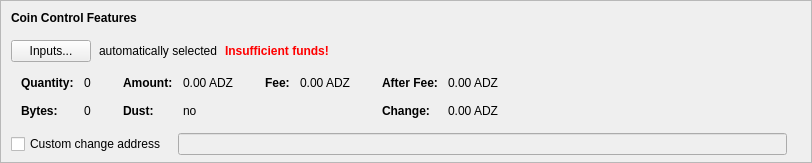
    <widget class="QFrame" name="frameCoinControl">
     <property name="sizePolicy">
      <sizepolicy hsizetype="Expanding" vsizetype="Expanding">
       <horstretch>0</horstretch>
       <verstretch>0</verstretch>
      </sizepolicy>
     </property>
     <property name="maximumSize">
      <size>
       <width>16777215</width>
       <height>16777215</height>
      </size>
     </property>
     <property name="frameShape">
      <enum>QFrame::StyledPanel</enum>
     </property>
     <property name="frameShadow">
      <enum>QFrame::Sunken</enum>
     </property>
     <layout class="QVBoxLayout" name="verticalLayoutCoinControl2">
      <property name="spacing">
       <number>0</number>
      </property>
      <property name="leftMargin">
       <number>0</number>
      </property>
      <property name="topMargin">
       <number>0</number>
      </property>
      <property name="rightMargin">
       <number>0</number>
      </property>
      <property name="bottomMargin">
       <number>6</number>
      </property>
      <item>
       <layout class="QVBoxLayout" name="verticalLayoutCoinControl" stretch="0,0,0,0,1">
        <property name="spacing">
         <number>0</number>
        </property>
        <property name="leftMargin">
         <number>10</number>
        </property>
        <property name="topMargin">
         <number>10</number>
        </property>
        <item>
         <layout class="QHBoxLayout" name="horizontalLayoutCoinControl1">
          <property name="bottomMargin">
           <number>15</number>
          </property>
          <item>
           <widget class="QLabel" name="labelCoinControlFeatures">
            <property name="sizePolicy">
             <sizepolicy hsizetype="Preferred" vsizetype="Maximum">
              <horstretch>0</horstretch>
              <verstretch>0</verstretch>
             </sizepolicy>
            </property>
            <property name="font">
             <font>
              <weight>75</weight>
              <bold>true</bold>
             </font>
            </property>
            <property name="styleSheet">
             <string notr="true">font-weight:bold;</string>
            </property>
            <property name="text">
             <string>Coin Control Features</string>
            </property>
           </widget>
          </item>
         </layout>
        </item>
        <item>
         <layout class="QHBoxLayout" name="horizontalLayoutCoinControl2" stretch="0,0,0,0">
          <property name="spacing">
           <number>8</number>
          </property>
          <property name="bottomMargin">
           <number>10</number>
          </property>
          <item>
           <widget class="QPushButton" name="pushButtonCoinControl">
            <property name="styleSheet">
             <string notr="true"/>
            </property>
            <property name="text">
             <string>Inputs...</string>
            </property>
            <property name="autoDefault">
             <bool>false</bool>
            </property>
           </widget>
          </item>
          <item>
           <widget class="QLabel" name="labelCoinControlAutomaticallySelected">
            <property name="text">
             <string>automatically selected</string>
            </property>
            <property name="margin">
             <number>5</number>
            </property>
           </widget>
          </item>
          <item>
           <widget class="QLabel" name="labelCoinControlInsuffFunds">
            <property name="font">
             <font>
              <weight>75</weight>
              <bold>true</bold>
             </font>
            </property>
            <property name="styleSheet">
             <string notr="true">color:red;font-weight:bold;</string>
            </property>
            <property name="text">
             <string>Insufficient funds!</string>
            </property>
            <property name="margin">
             <number>5</number>
            </property>
           </widget>
          </item>
          <item>
           <spacer name="horizontalSpacerCoinControl">
            <property name="orientation">
             <enum>Qt::Horizontal</enum>
            </property>
            <property name="sizeHint" stdset="0">
             <size>
              <width>40</width>
              <height>1</height>
             </size>
            </property>
           </spacer>
          </item>
         </layout>
        </item>
        <item>
         <widget class="QWidget" name="widgetCoinControl" native="true">
          <property name="sizePolicy">
           <sizepolicy hsizetype="Preferred" vsizetype="Preferred">
            <horstretch>0</horstretch>
            <verstretch>0</verstretch>
           </sizepolicy>
          </property>
          <property name="minimumSize">
           <size>
            <width>0</width>
            <height>0</height>
           </size>
          </property>
          <property name="styleSheet">
           <string notr="true"/>
          </property>
          <layout class="QHBoxLayout" name="horizontalLayoutCoinControl5">
           <property name="leftMargin">
            <number>0</number>
           </property>
           <property name="topMargin">
            <number>0</number>
           </property>
           <property name="rightMargin">
            <number>0</number>
           </property>
           <property name="bottomMargin">
            <number>0</number>
           </property>
           <item>
            <layout class="QHBoxLayout" name="horizontalLayoutCoinControl3" stretch="0,0,0,1">
             <property name="spacing">
              <number>20</number>
             </property>
             <property name="topMargin">
              <number>0</number>
             </property>
             <property name="bottomMargin">
              <number>10</number>
             </property>
             <item>
              <layout class="QFormLayout" name="formLayoutCoinControl1">
               <property name="horizontalSpacing">
                <number>10</number>
               </property>
               <property name="verticalSpacing">
                <number>14</number>
               </property>
               <property name="leftMargin">
                <number>10</number>
               </property>
               <property name="topMargin">
                <number>4</number>
               </property>
               <property name="rightMargin">
                <number>6</number>
               </property>
               <item row="0" column="0">
                <widget class="QLabel" name="labelCoinControlQuantityText">
                 <property name="font">
                  <font>
                   <weight>75</weight>
                   <bold>true</bold>
                  </font>
                 </property>
                 <property name="text">
                  <string>Quantity:</string>
                 </property>
                 <property name="margin">
                  <number>0</number>
                 </property>
                </widget>
               </item>
               <item row="0" column="1">
                <widget class="QLabel" name="labelCoinControlQuantity">
                 <property name="cursor">
                  <cursorShape>IBeamCursor</cursorShape>
                 </property>
                 <property name="contextMenuPolicy">
                  <enum>Qt::ActionsContextMenu</enum>
                 </property>
                 <property name="text">
                  <string notr="true">0</string>
                 </property>
                 <property name="margin">
                  <number>0</number>
                 </property>
                 <property name="textInteractionFlags">
                  <set>Qt::LinksAccessibleByMouse|Qt::TextSelectableByKeyboard|Qt::TextSelectableByMouse</set>
                 </property>
                </widget>
               </item>
               <item row="1" column="0">
                <widget class="QLabel" name="labelCoinControlBytesText">
                 <property name="font">
                  <font>
                   <weight>75</weight>
                   <bold>true</bold>
                  </font>
                 </property>
                 <property name="text">
                  <string>Bytes:</string>
                 </property>
                </widget>
               </item>
               <item row="1" column="1">
                <widget class="QLabel" name="labelCoinControlBytes">
                 <property name="cursor">
                  <cursorShape>IBeamCursor</cursorShape>
                 </property>
                 <property name="contextMenuPolicy">
                  <enum>Qt::ActionsContextMenu</enum>
                 </property>
                 <property name="text">
                  <string notr="true">0</string>
                 </property>
                 <property name="textInteractionFlags">
                  <set>Qt::LinksAccessibleByMouse|Qt::TextSelectableByKeyboard|Qt::TextSelectableByMouse</set>
                 </property>
                </widget>
               </item>
              </layout>
             </item>
             <item>
              <layout class="QFormLayout" name="formLayoutCoinControl2">
               <property name="horizontalSpacing">
                <number>10</number>
               </property>
               <property name="verticalSpacing">
                <number>14</number>
               </property>
               <property name="leftMargin">
                <number>6</number>
               </property>
               <property name="topMargin">
                <number>4</number>
               </property>
               <property name="rightMargin">
                <number>6</number>
               </property>
               <item row="0" column="0">
                <widget class="QLabel" name="labelCoinControlAmountText">
                 <property name="font">
                  <font>
                   <weight>75</weight>
                   <bold>true</bold>
                  </font>
                 </property>
                 <property name="text">
                  <string>Amount:</string>
                 </property>
                 <property name="margin">
                  <number>0</number>
                 </property>
                </widget>
               </item>
               <item row="0" column="1">
                <widget class="QLabel" name="labelCoinControlAmount">
                 <property name="cursor">
                  <cursorShape>IBeamCursor</cursorShape>
                 </property>
                 <property name="contextMenuPolicy">
                  <enum>Qt::ActionsContextMenu</enum>
                 </property>
                 <property name="text">
                  <string notr="true">0.00 ADZ</string>
                 </property>
                 <property name="textInteractionFlags">
                  <set>Qt::LinksAccessibleByMouse|Qt::TextSelectableByKeyboard|Qt::TextSelectableByMouse</set>
                 </property>
                </widget>
               </item>
               <item row="1" column="0">
                <widget class="QLabel" name="labelCoinControlLowOutputText">
                 <property name="font">
                  <font>
                   <weight>75</weight>
                   <bold>true</bold>
                  </font>
                 </property>
                 <property name="text">
                  <string>Dust:</string>
                 </property>
                </widget>
               </item>
               <item row="1" column="1">
                <widget class="QLabel" name="labelCoinControlLowOutput">
                 <property name="cursor">
                  <cursorShape>IBeamCursor</cursorShape>
                 </property>
                 <property name="contextMenuPolicy">
                  <enum>Qt::ActionsContextMenu</enum>
                 </property>
                 <property name="text">
                  <string notr="true">no</string>
                 </property>
                 <property name="textInteractionFlags">
                  <set>Qt::LinksAccessibleByMouse|Qt::TextSelectableByKeyboard|Qt::TextSelectableByMouse</set>
                 </property>
                </widget>
               </item>
              </layout>
             </item>
             <item>
              <layout class="QFormLayout" name="formLayoutCoinControl3">
               <property name="horizontalSpacing">
                <number>10</number>
               </property>
               <property name="verticalSpacing">
                <number>14</number>
               </property>
               <property name="leftMargin">
                <number>6</number>
               </property>
               <property name="topMargin">
                <number>4</number>
               </property>
               <property name="rightMargin">
                <number>6</number>
               </property>
               <item row="0" column="0">
                <widget class="QLabel" name="labelCoinControlFeeText">
                 <property name="font">
                  <font>
                   <weight>75</weight>
                   <bold>true</bold>
                  </font>
                 </property>
                 <property name="text">
                  <string>Fee:</string>
                 </property>
                 <property name="margin">
                  <number>0</number>
                 </property>
                </widget>
               </item>
               <item row="0" column="1">
                <widget class="QLabel" name="labelCoinControlFee">
                 <property name="cursor">
                  <cursorShape>IBeamCursor</cursorShape>
                 </property>
                 <property name="contextMenuPolicy">
                  <enum>Qt::ActionsContextMenu</enum>
                 </property>
                 <property name="text">
                  <string notr="true">0.00 ADZ</string>
                 </property>
                 <property name="textInteractionFlags">
                  <set>Qt::LinksAccessibleByMouse|Qt::TextSelectableByKeyboard|Qt::TextSelectableByMouse</set>
                 </property>
                </widget>
               </item>
             </layout>
             </item>
             <item>
              <layout class="QFormLayout" name="formLayoutCoinControl4">
               <property name="horizontalSpacing">
                <number>10</number>
               </property>
               <property name="verticalSpacing">
                <number>14</number>
               </property>
               <property name="leftMargin">
                <number>6</number>
               </property>
               <property name="topMargin">
                <number>4</number>
               </property>
               <property name="rightMargin">
                <number>6</number>
               </property>
               <item row="0" column="0">
                <widget class="QLabel" name="labelCoinControlAfterFeeText">
                 <property name="font">
                  <font>
                   <weight>75</weight>
                   <bold>true</bold>
                  </font>
                 </property>
                 <property name="text">
                  <string>After Fee:</string>
                 </property>
                 <property name="margin">
                  <number>0</number>
                 </property>
                </widget>
               </item>
               <item row="0" column="1">
                <widget class="QLabel" name="labelCoinControlAfterFee">
                 <property name="cursor">
                  <cursorShape>IBeamCursor</cursorShape>
                 </property>
                 <property name="contextMenuPolicy">
                  <enum>Qt::ActionsContextMenu</enum>
                 </property>
                 <property name="text">
                  <string notr="true">0.00 ADZ</string>
                 </property>
                 <property name="textInteractionFlags">
                  <set>Qt::LinksAccessibleByMouse|Qt::TextSelectableByKeyboard|Qt::TextSelectableByMouse</set>
                 </property>
                </widget>
               </item>
               <item row="1" column="0">
                <widget class="QLabel" name="labelCoinControlChangeText">
                 <property name="font">
                  <font>
                   <weight>75</weight>
                   <bold>true</bold>
                  </font>
                 </property>
                 <property name="text">
                  <string>Change:</string>
                 </property>
                </widget>
               </item>
               <item row="1" column="1">
                <widget class="QLabel" name="labelCoinControlChange">
                 <property name="cursor">
                  <cursorShape>IBeamCursor</cursorShape>
                 </property>
                 <property name="contextMenuPolicy">
                  <enum>Qt::ActionsContextMenu</enum>
                 </property>
                 <property name="text">
                  <string notr="true">0.00 ADZ</string>
                 </property>
                 <property name="textInteractionFlags">
                  <set>Qt::LinksAccessibleByMouse|Qt::TextSelectableByKeyboard|Qt::TextSelectableByMouse</set>
                 </property>
                </widget>
               </item>
              </layout>
             </item>
            </layout>
           </item>
          </layout>
         </widget>
        </item>
        <item>
         <layout class="QHBoxLayout" name="horizontalLayoutCoinControl4" stretch="0,0,0">
          <property name="spacing">
           <number>12</number>
          </property>
          <property name="sizeConstraint">
           <enum>QLayout::SetDefaultConstraint</enum>
          </property>
          <property name="topMargin">
           <number>5</number>
          </property>
          <property name="rightMargin">
           <number>5</number>
          </property>
          <item>
           <widget class="QCheckBox" name="checkBoxCoinControlChange">
            <property name="toolTip">
             <string>If this is activated, but the change address is empty or invalid, change will be sent to a newly generated address.</string>
            </property>
            <property name="text">
             <string>Custom change address</string>
            </property>
           </widget>
          </item>
          <item>
           <widget class="QValidatedLineEdit" name="lineEditCoinControlChange">
            <property name="enabled">
             <bool>false</bool>
            </property>
            <property name="sizePolicy">
             <sizepolicy hsizetype="Expanding" vsizetype="Fixed">
              <horstretch>0</horstretch>
              <verstretch>0</verstretch>
             </sizepolicy>
            </property>
           </widget>
          </item>
          <item>
           <widget class="QLabel" name="labelCoinControlChangeLabel">
            <property name="sizePolicy">
             <sizepolicy hsizetype="Preferred" vsizetype="Expanding">
              <horstretch>0</horstretch>
              <verstretch>0</verstretch>
             </sizepolicy>
            </property>
            <property name="minimumSize">
             <size>
              <width>0</width>
              <height>0</height>
             </size>
            </property>
            <property name="text">
             <string/>
            </property>
            <property name="margin">
             <number>3</number>
            </property>
           </widget>
          </item>
         </layout>
        </item>
        <item>
         <spacer name="verticalSpacerCoinControl">
          <property name="orientation">
           <enum>Qt::Vertical</enum>
          </property>
          <property name="sizeHint" stdset="0">
           <size>
            <width>800</width>
            <height>1</height>
           </size>
          </property>
         </spacer>
        </item>
       </layout>
      </item>
     </layout>
    </widget>
